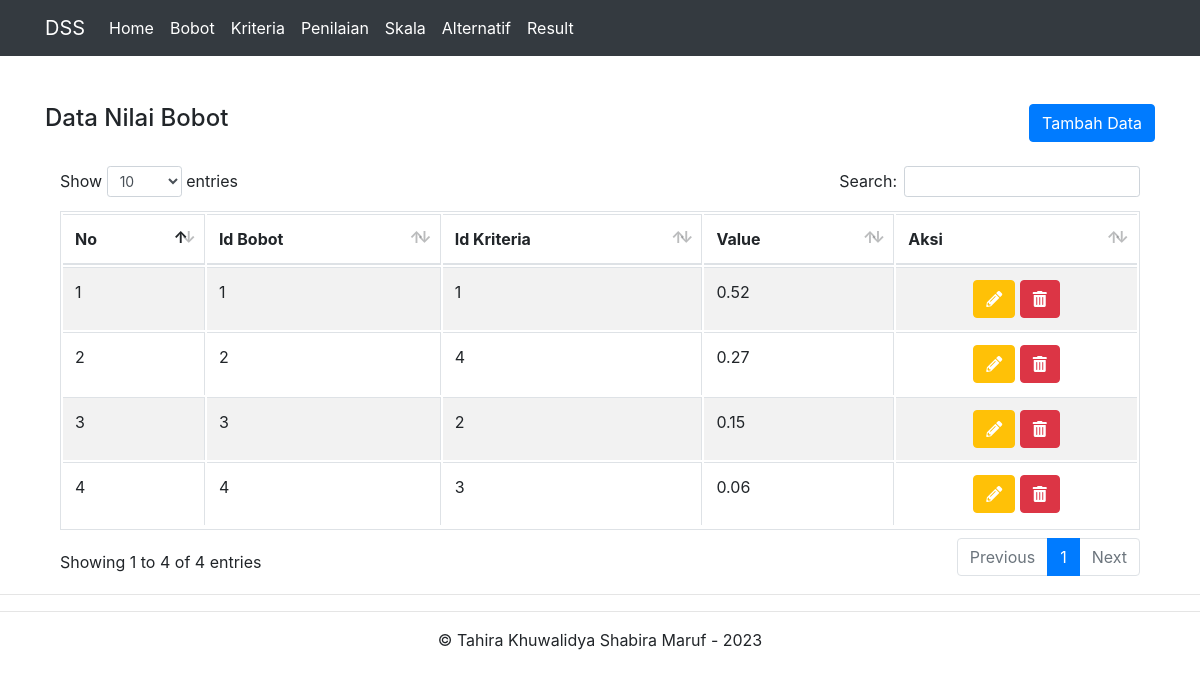
Page /bobot.php on the committed database.
### tables this page shows
CREATE TABLE `bobot` (
  `id_bobot` int(11) NOT NULL,
  `id_kriteria` int(11) DEFAULT NULL,
  `value` float DEFAULT NULL
);

### web/bobot.php (the view, shortened to what this page needs)
<?php
include "header.php";
include "includes/config.php";
$querykr = mysqli_query($koneksi, "SELECT * FROM bobot");
?>
<br>
<div class="tab-content">
	<div id="nk" class="container tab-pane active"><br>
		<div class="row">
			<div class="col-md-6 text-left">
				<h4>Data Nilai Bobot</h4>
			</div>
			<div class="col-md-6 text-right">
				<button onclick="location.href='tambah-bobot.php'" class="btn btn-primary">Tambah Data</button>
			</div>
		</div>
		<br>
		<table id="tabeldata" width="100%" class="table table-striped table-bordered">
			<thead>
				<tr>
					<th>No</th>
					<th>Id Bobot</th>
					<th>Id Kriteria</th>
					<th>Value</th>
					<th>Aksi</th>
				</tr>
			</thead>
			<tbody>
				<?php
				$no = 1;
				while ($row = mysqli_fetch_array($querykr)) {
				?>
					<tr>
						<td><?php echo $no++ ?></td>
						<td><?php echo $row['id_bobot'] ?></td>
						<td><?php echo $row['id_kriteria'] ?></td>
						<td><?php echo $row['value'] ?></td>
						<td class="text-center">
							<a href="edit-bobot.php?id=<?php echo $row['id_bobot'] ?>" class="btn btn-warning text-white"><i class="fas fa-pencil-alt"></i></a>
							<a href="hapus-bobot.php?id=<?php echo $row['id_bobot'] ?>" onclick="return confirm('Yakin ingin menghapus data')" class="btn btn-danger"><span class="fas fa-trash-alt"></span></a>
						</td>
					</tr>
				<?php
				}
				?>
			</tbody>
		</table>
	</div>
	<?php
	include "footer.php";
	?>

### rows in the picture
bobot: id_bobot "1", id_kriteria "1", value "0.52"
bobot: id_bobot "2", id_kriteria "4", value "0.27"
bobot: id_bobot "3", id_kriteria "2", value "0.15"
bobot: id_bobot "4", id_kriteria "3", value "0.06"
